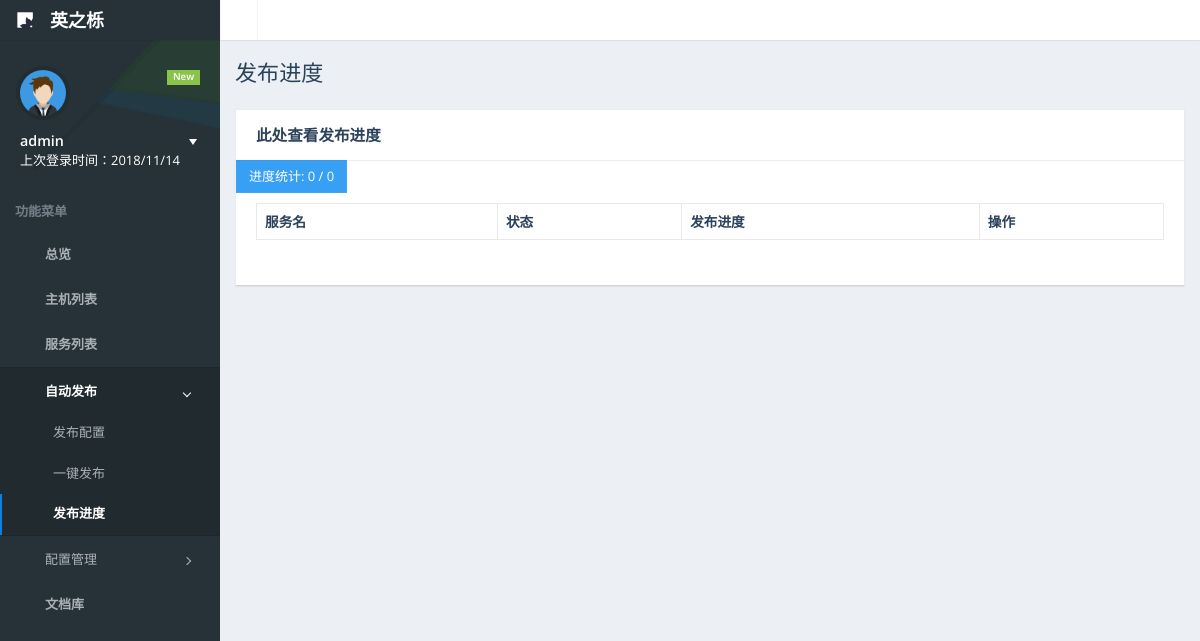
The page /deployprogress/ (signed in) on the database as committed earlier.
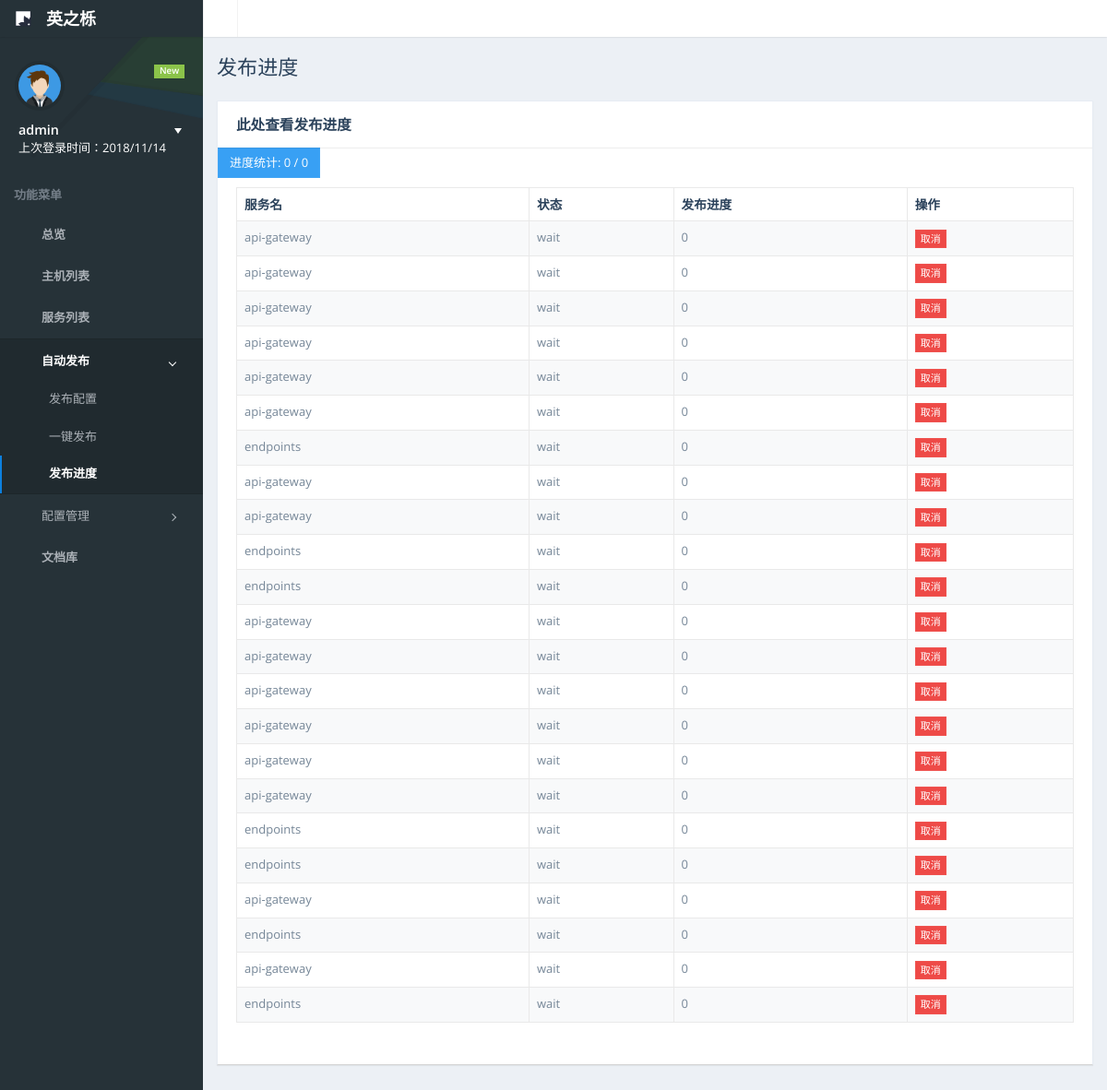
The same page on the database as committed later.
### hostmanager/models.py (models this page shows)
class ServiceDeployList(models.Model):                    # 发布中的服务列表
    status = models.CharField(max_length=64, default='wait')           # 发布状态
    progress = models.IntegerField(default=0)             # 发布进度
    service = models.ForeignKey(ServiceDeployStatus)

### hostmanager/views.py (the view)
# urls.py: url(r'^deployprogress/', views.DP.as_view()),
class DP(views.View):
    @method_decorator(auth_check)
    def get(self, request, *args, **kwargs):
        msg = {}
        user = request.session.get('user', '游客')
        msg.update({'user': user})
        thead_list, quertset, editformobj, addformobj = configanalysis.configanalysis(deployprogress.config)
        return render(request, 'deployprogress.html', {'msg': msg, 'thead_list': thead_list, 'oadd': addformobj, 'oedit': editformobj, 'hg':quertset})

### hostmanager/utils/configanalysis.py (called while the page is built)
def operationbuttonhtml(config, id):
    htmlstring = ''
    for i in config['operation']:
        button_type = i['button_type']
        if button_type == 'delete':
            cssclass = 'btn-danger'
        elif button_type == 'info':
            cssclass = 'btn-danger'
        elif button_type == 'edit':
            cssclass = 'btn-info'
        else: cssclass = 'btn-warning'
        htmlstring += '<a class="btn btn-xs {}" href="#" button_type="{}" uri="{}" rowid="{}">{}</a>'.format(cssclass, button_type, i['uri_prefix'], id, i['name'])
    return htmlstring

### hostmanager/views.py (called while the page is built)
def auth_check(func):
    def inner(request, *args, **kwargs):
        is_auth = request.session.get('is_auth', False)
        if not is_auth:
            request.session['redirect_target'] = request.path
            return redirect("/login")
        else:
            return func(request, *args, **kwargs)
    return inner

### templates/deployprogress.html (shortened to what this page needs)
{% extends "base.html" %}
{% block css_js %}
    <link href="/static/plugins/datatables/media/css/dataTables.bootstrap.css" rel="stylesheet">
	<link href="/static/plugins/datatables/extensions/Responsive/css/dataTables.responsive.css" rel="stylesheet">
    <link href="/static/plugins/chosen/chosen.min.css" rel="stylesheet">
{% endblock %}
{% block active-link-li-4 %}
    class="active-sub active"
{% endblock %}
{% block active-link-li-4-3 %}
    class="active-link"
{% endblock %}
{% block content-container %}
    <div id="page-title">
        <h1 class="page-header text-overflow">发布进度</h1>
    </div>
    <div id="page-content">
        <div class="panel">
            <div class="panel-heading">
                <h3 class="panel-title">此处查看发布进度</h3>
            </div>
            <div id="demo-custom-toolbar2" class="table-toolbar-left">
                <button id="demo-dt-addrow-btn" class="btn btn-primary"> 进度统计: 0 / 0 </button>
            </div>
            <div class="panel-body">
                <table id="demo-dt-addrow" class="table table-striped table-bordered" cellspacing="0" width="100%">
                    <thead>
                        <tr>
                            {% for i in thead_list %}
                                <th>{{ i }}</th>
                            {% endfor %}
                        </tr>
                    </thead>
                    <tbody>
                        {% autoescape off %}
                            {% for row in hg %}
                                <tr>
                                    {% for field in row %}
                                        <td>{{ field }}</td>
                                    {% endfor %}
                                </tr>
                            {% endfor %}
                        {% endautoescape %}
                    </tbody>
                </table>
            </div>
        </div>
    </div>
{% endblock %}

### templates/base.html (shortened to what this page needs)
<!DOCTYPE html>
<html lang="en">
<head>
    <link href="/static/css/bootstrap.min.css" rel="stylesheet">
    <link href="/static/css/nifty.min.css" rel="stylesheet">
    <link href="/static/css/demo/nifty-demo-icons.min.css" rel="stylesheet">
    <link href="/static/css/demo/nifty-demo.min.css" rel="stylesheet">
    <link href="/static/plugins/morris-js/morris.min.css" rel="stylesheet">
    <link href="/static/plugins/magic-check/css/magic-check.min.css" rel="stylesheet">
    <link href="/static/plugins/pace/pace.min.css" rel="stylesheet">
    {% block css_js %}{% endblock %}
</head>
<body>
    <div id="container" class="effect aside-float aside-bright mainnav-lg">
        <header id="navbar">
            <div id="navbar-container" class="boxed">
                <div class="navbar-header">
                    <a href="index.html" class="navbar-brand">
                        <img src="/static/img/logo.png" alt="Nifty Logo" class="brand-icon">
                        <div class="brand-title">
                            <span class="brand-text">英之栎</span>
                        </div>
                    </a>
                </div>
                <div class="navbar-content clearfix">
                    <ul class="nav navbar-top-links pull-left">
                        <li class="tgl-menu-btn">
                            <a class="mainnav-toggle" href="#">
                                <i class="demo-pli-view-list"></i>
                            </a>
                        </li>
                    </ul>
                </div>
            </div>
        </header>
        <div class="boxed">
            <div id="content-container">
                {% block content-container %}
                {% endblock %}
            </div>
            <nav id="mainnav-container">
                <div id="mainnav">
                    <div id="mainnav-menu-wrap">
                        <div class="nano">
                            <div class="nano-content">
                                <div id="mainnav-profile" class="mainnav-profile">
                                    <div class="profile-wrap">
                                        <div class="pad-btm">
                                            <span class="label label-success pull-right">New</span>
                                            <img class="img-circle img-sm img-border" src="/static/img/profile-photos/1.png" alt="Profile Picture">
                                        </div>
                                        <a href="#profile-nav" class="box-block" data-toggle="collapse" aria-expanded="false">
                                            <span class="pull-right dropdown-toggle">
                                                <i class="dropdown-caret"></i>
                                            </span>
                                            <p class="mnp-name">{{ msg.user }}</p>
                                            <span class="mnp-desc">上次登录时间：2018/11/14</span>
                                        </a>
                                    </div>
                                </div>
                                <ul id="mainnav-menu" class="list-group">
						            <li class="list-header">功能菜单</li>
						            <li {% block active-link-li-1 %}{% endblock %}>
						                <a href="/index">
						                    <i class="demo-psi-home"></i>
						                    <span class="menu-title">
												<strong>总览</strong>
											</span>
						                </a>
						            </li>
                                    <li {% block active-link-li-2 %}{% endblock %}>
						                <a href="/hostlist">
						                    <i class="demo-psi-split-vertical-2"></i>
						                    <span class="menu-title">
												<strong>主机列表</strong>
											</span>
						                </a>
						            </li>
                                    <li {% block active-link-li-3 %}{% endblock %}>
						                <a href="/servicemanager">
						                    <i class="demo-psi-boot-2"></i>
						                    <span class="menu-title">
												<strong>服务列表</strong>
											</span>
						                </a>
						            </li>
                                    <li {% block active-link-li-4 %}{% endblock %}>
                                        <a href="#" aria-expanded="true">
                                            <i class="demo-psi-mail"></i>
                                            <span class="menu-title">自动发布</span>
                                            <i class="arrow"></i>
                                        </a>
                                        <ul class="collapse" aria-expanded="false" style>
                                            <li {% block active-link-li-4-1 %}{% endblock %}>
                                                <a href="/deployconfig">发布配置</a>
                                            </li>
                                            <li {% block active-link-li-4-2 %}{% endblock %}>
                                                <a href="/autodeploy">一键发布</a>
                                            </li>
                                            <li {% block active-link-li-4-3 %}{% endblock %}>
                                                <a href="/deployprogress">发布进度</a>
                                            </li>
                                        </ul>
                                    </li>
                                    <li {% block active-link-li-5 %}{% endblock %}>
                                        <a href="#" aria-expanded="true">
                                            <i class="demo-psi-mail"></i>
                                            <span class="menu-title">配置管理</span>
                                            <i class="arrow"></i>
                                        </a>
                                    </li>
						            <li {% block active-link-li-6 %}{% endblock %}>
						                <a href="/documents/">
						                    <i class="demo-psi-receipt-4"></i>
						                    <span class="menu-title">
												<strong>文档库</strong>
											</span>
						                </a>
						            </li>
                                </ul>
                            </div>
                        </div>
                    </div>
                </div>
            </nav>
        </div>
    </div>
</body>
</html>

Rows that differ between the two databases and show on the page:
added ServiceDeployList: row "wait"
added ServiceDeployList: row "wait"
added ServiceDeployList: row "wait"
added ServiceDeployList: row "wait"
added ServiceDeployList: row "wait"
added ServiceDeployList: row "wait"
added ServiceDeployList: row "wait"
added ServiceDeployList: row "wait"
added ServiceDeployList: row "wait"
added ServiceDeployList: row "wait"
added ServiceDeployList: row "wait"
added ServiceDeployList: row "wait"
added ServiceDeployList: row "wait"
added ServiceDeployList: row "wait"
added ServiceDeployList: row "wait"
added ServiceDeployList: row "wait"
added ServiceDeployList: row "wait"
added ServiceDeployList: row "wait"
added ServiceDeployList: row "wait"
added ServiceDeployList: row "wait"
added ServiceDeployList: row "wait"
added ServiceDeployList: row "wait"
added ServiceDeployList: row "wait"
Other text that changed with them:
new list line: "api-gateway 0 取消"
new list line: "endpoints 0 取消"
